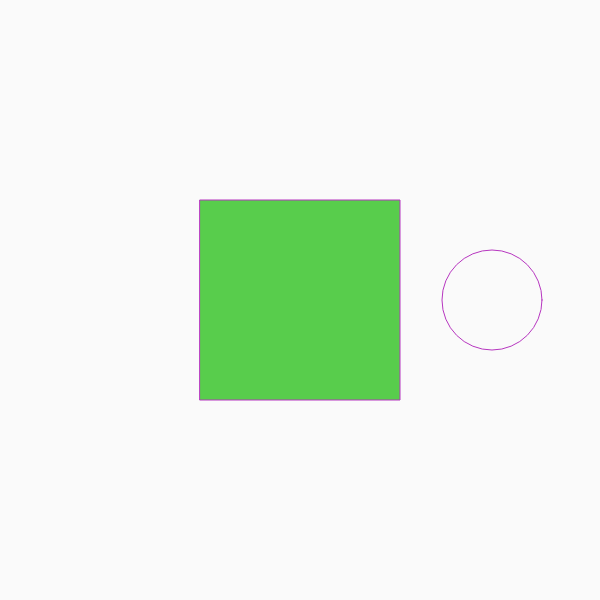
Frame 1 (no input)
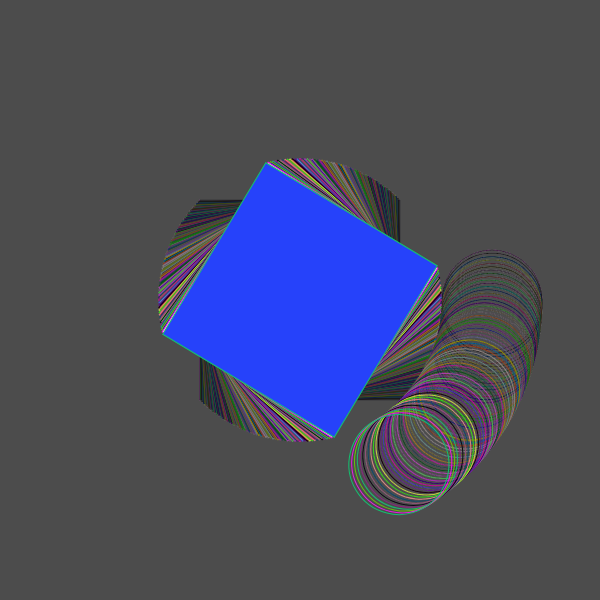
Frame 60 (no input)
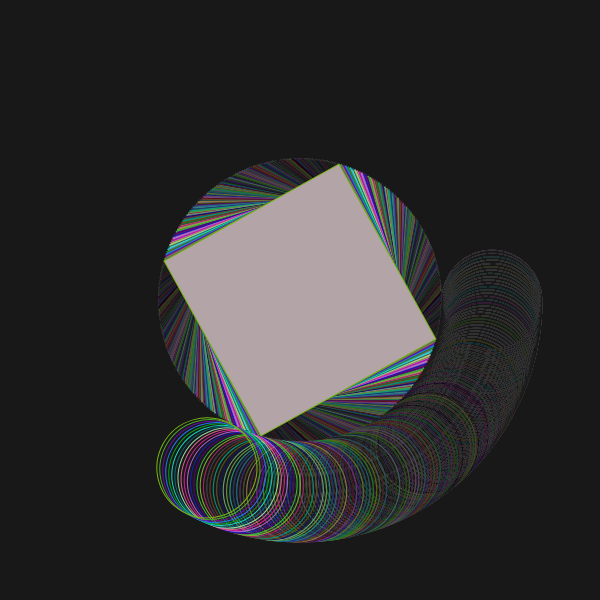
Frame 120 (the mouse pressed at the canvas centre since frame 60)

The p5.js sketch that drew these frames (run headless with seeded random() and noise() and a simulated clock; from frame 60 on, the mouse is pressed at the canvas centre):

// p5.js sketch
// ── sketch.js
let angle=0;
let reverseAngle=0;

function setup() {
	createCanvas(600, 600);
	angleMode(DEGREES);
  frameRate(60);
}

function draw() {


	background(0,0,0,5);
	noFill();
	stroke(random(0,255),random(0,255),random(0,255));
    rectMode(CENTER);
    
  
	push();
	translate(width/2,height/2);
	rotate(angle);
	ellipse(192,0,100,100);

  rotate(reverseAngle);
  fill(random(0,255),random(0,255),random(0,255));
  rect(0,0, 200,200);

	pop();



  reverseAngle=reverseAngle-2;
	angle=angle+1;
}
